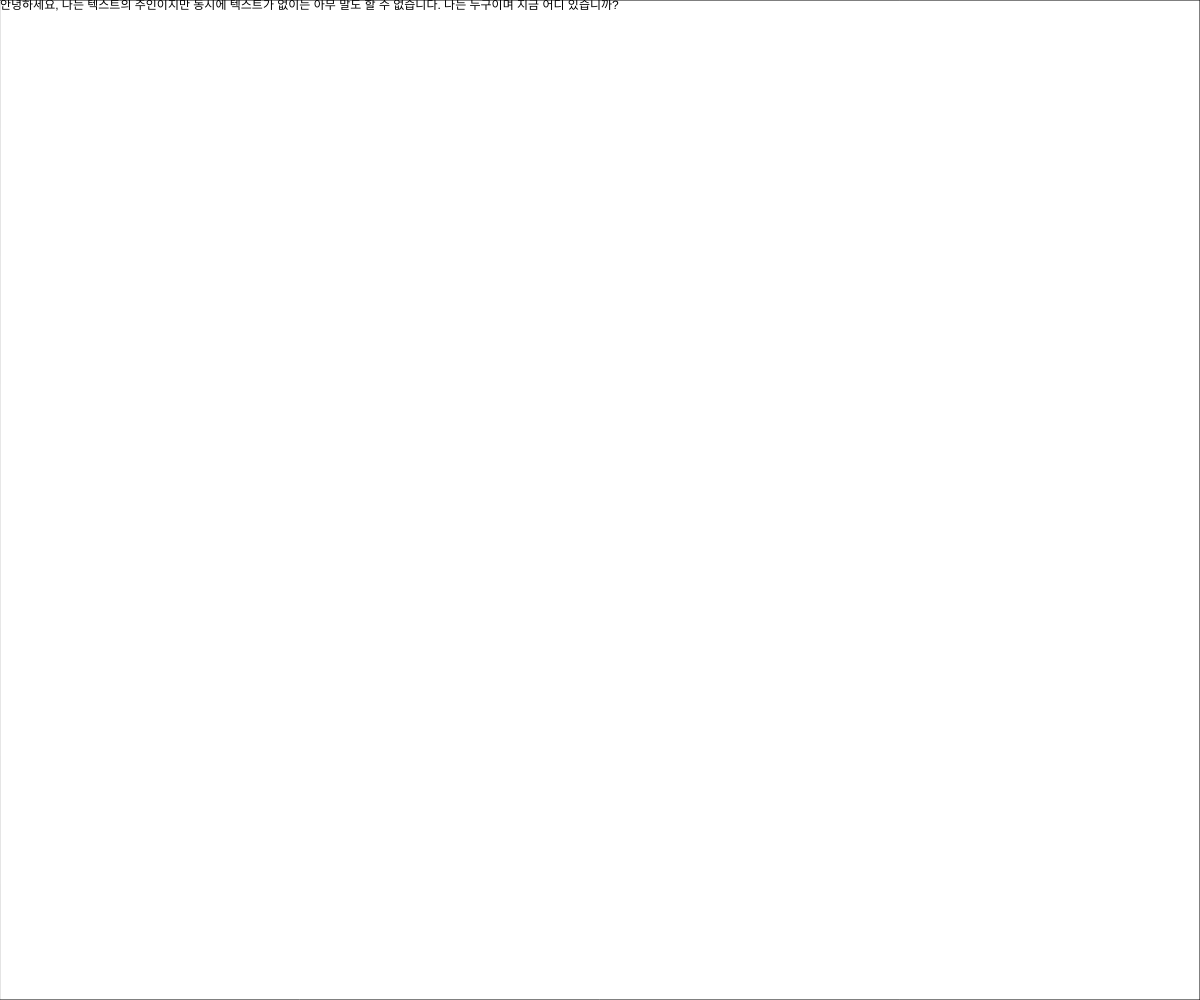
Frame 1 (no input)
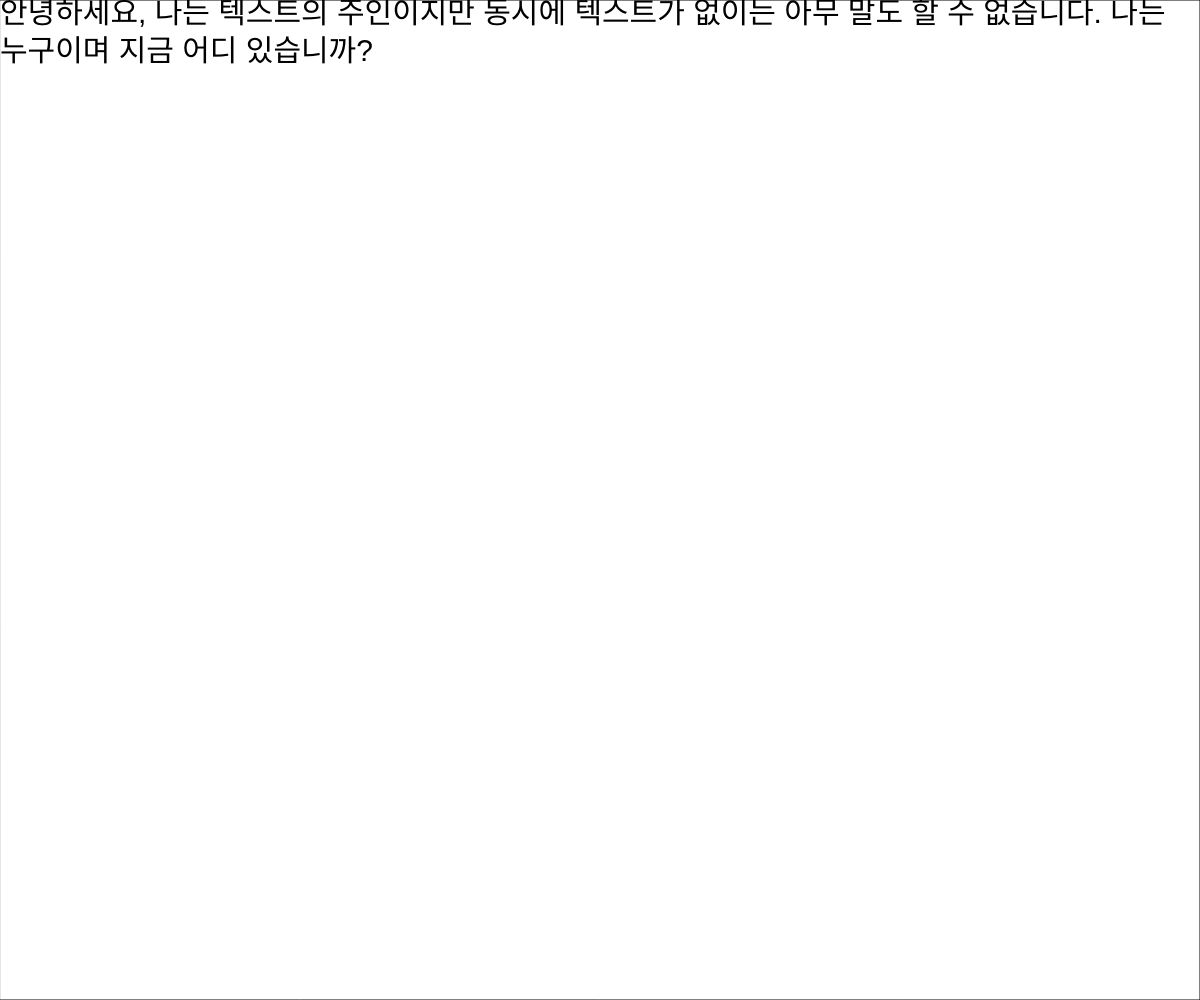
Frame 60 (no input)
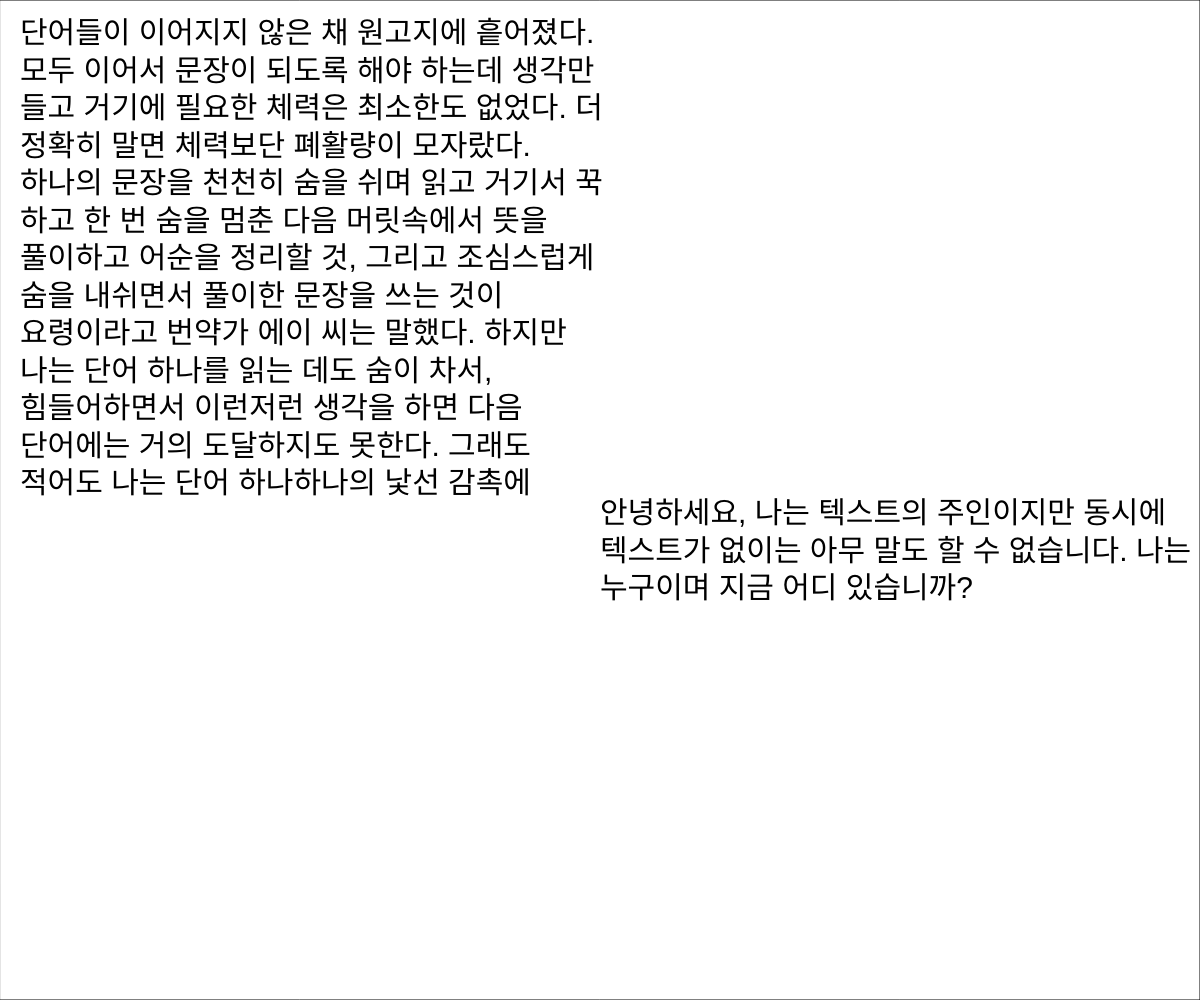
Frame 120 (the mouse pressed at the canvas centre since frame 60)

The p5.js sketch that drew these frames (run headless with seeded random() and noise() and a simulated clock; from frame 60 on, the mouse is pressed at the canvas centre):

// p5.js sketch
// ── sketch.js
var text1 = "안녕하세요, 나는 텍스트의 주인이지만 동시에 텍스트가 없이는 아무 말도 할 수 없습니다. 나는 누구이며 지금 어디 있습니까?";
var text2 = "단어들이 이어지지 않은 채 원고지에 흩어졌다. 모두 이어서 문장이 되도록 해야 하는데 생각만 들고 거기에 필요한 체력은 최소한도 없었다. 더 정확히 말면 체력보단 폐활량이 모자랐다. 하나의 문장을 천천히 숨을 쉬며 읽고 거기서 꾹 하고 한 번 숨을 멈춘 다음 머릿속에서 뜻을 풀이하고 어순을 정리할 것, 그리고 조심스럽게 숨을 내쉬면서 풀이한 문장을 쓰는 것이 요령이라고 번약가 에이 씨는 말했다. 하지만 나는 단어 하나를 읽는 데도 숨이 차서, 힘들어하면서 이런저런 생각을 하면 다음 단어에는 거의 도달하지도 못한다. 그래도 적어도 나는 단어 하나하나의 낯선 감촉에 충실한 편이고 지금은 그것이 더 중요할 수도 있다고 생각한다. 적어도 단어 하나하나를 조심스럽게 건너편 강변에 던지는 느낌이 있었다. 그래서인지 전체가 이리저리 흩어지는 것 같기도 하지만 전체를 다 생각할 여유는 엇ㅂ다. 전체는 아무렴 어떠냐는 생각까지 들었다. 나는 말보다 내가 먼저 변신할까 봐 몹시 무서울 때가 있다.  단어들이 이어지지 않은 채 원고지에 흩어졌다. 모두 이어서 문장이 되도록 해야 하는데 생각만 들고 거기에 필요한 체력은 최소한도 없었다. 더 정확히 말면 체력보단 폐활량이 모자랐다. 하나의 문장을 천천히 숨을 쉬며 읽고 거기서 꾹 하고 한 번 숨을 멈춘 다음 머릿속에서 뜻을 풀이하고 어순을 정리할 것, 그리고 조심스럽게 숨을 내쉬면서 풀이한 문장을 쓰는 것이 요령이라고 번약가 에이 씨는 말했다. 하지만 나는 단어 하나를 읽는 데도 숨이 차서, 힘들어하면서 이런저런 생각을 하면 다음 단어에는 거의 도달하지도 못한다. 그래도 적어도 나는 단어 하나하나의 낯선 감촉에 충실한 편이고 지금은 그것이 더 중요할 수도 있다고 생각한다. 적어도 단어 하나하나를 조심스럽게 건너편 강변에 던지는 느낌이 있었다. 그래서인지 전체가 이리저리 흩어지는 것 같기도 하지만 전체를 다 생각할 여유는 엇ㅂ다. 전체는 아무렴 어떠냐는 생각까지 들었다. 나는 말보다 내가 먼저 변신할까 봐 몹시 무서울 때가 있다.  - 다와다 요코, 글자를 옮기는 사람- 다와다 요코, 글자를 옮기는 사람";

function setup() {
  createCanvas(windowWidth, windowHeight);
}

function draw() {
  rect(0,0, windowWidth, windowHeight);
  text(text1, mouseX, mouseY, windowWidth-mouseX, windowHeight-mouseY);
  text(text2, 20, 20, mouseX, mouseY);


  textSize(30);
  // textLeading(40);

}
